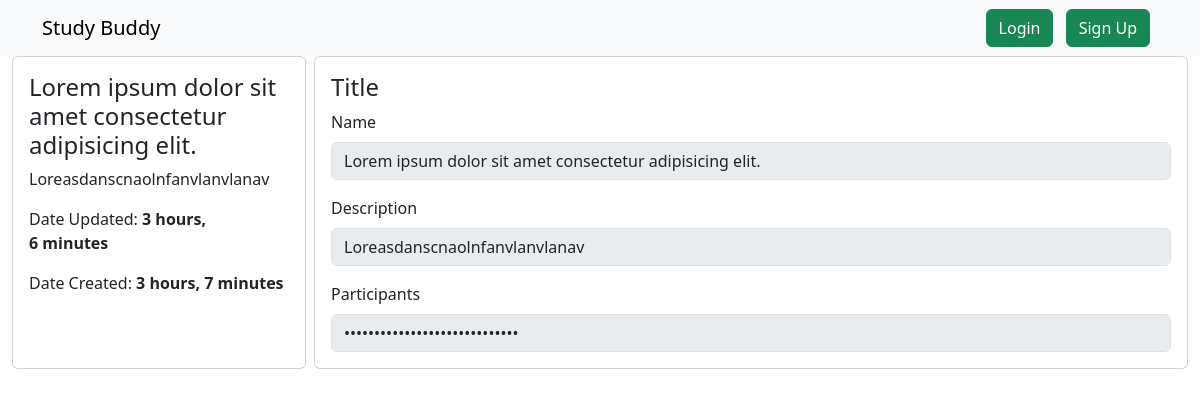
/room/9/, run on the app's committed database.
### studybuddy/models.py (models this page shows, shortened)
class Room(models.Model):
    host = models.ForeignKey(User, on_delete=models.SET_NULL, null=True)
    topic = models.ForeignKey(Topic, on_delete=models.SET_NULL, null=True)
    name = models.CharField(max_length=200)
    description = models.TextField(null=False, blank=True)
    updated = models.DateTimeField(auto_now=True)
    created = models.DateTimeField(auto_now_add=True)
    class Meta:
        ordering = ['-updated','-created']

### studybuddy/views.py (the view)
# urls.py: path('room/<str:pk>/', views.room, name="room"),
def room(request, pk):
    page = 'room'
    room = Room.objects.get(id=pk)
    context = {
        'page':page,
        'room':room,
    }
    return render(request, 'studybuddy/room.html', context)

### studybuddy/templates/studybuddy/room.html (shortened to what this page needs)
{% extends 'base.html' %}
{% block content %}
{% include 'navbar.html' %}
<div class="container-fluid">
    <div class="home-container">
        <div class="card">
            <div class="card-body">
                <h4 class="card-title">{{room.name}}</h4>
                <p class="card-text">{{room.description|truncatewords:5}}</p>
                <p class="card-text">Date Updated: <b>{{room.updated|timesince}}</b></p>
                <p class="card-text">Date Created: <b>{{room.created|timesince}}</b></p>
            </div>
        </div>
        <div class="card ms-2">
            <div class="card-body">
                <h4 class="card-title">Title</h4>
                <p class="card-text">
                    <label class="form-label" for="name">Name</label>
                    <input class="form-control" type="text" value="{{room.name}}" disabled name="name" id="name">
                </p>
                <p class="card-text">
                    <label class="form-label" for="description">Description</label>
                    <input class="form-control" type="text" value="{{room.description}}" disabled name="description" id="description">
                </p>
                <p class="card-text">
                    <label class="form-label" for="participants">Participants</label>
                    <input class="form-control" type="password" value="{{room.description}}" disabled name="participants" id="participants">
                </p>
            </div>
        </div>
    </div>
</div>
{% endblock  %}

### static/custom/form.css (style rules this page uses)
.home-container { display: grid; grid-template-columns: 1fr 3fr; }

### data on the page
Room: name "Lorem ipsum dolor sit amet consectetur adipisicing elit.", description "Loreasdanscnaolnfanvlanvlanav", updated "3 hours, 6 minutes", created "3 hours, 7 minutes"
